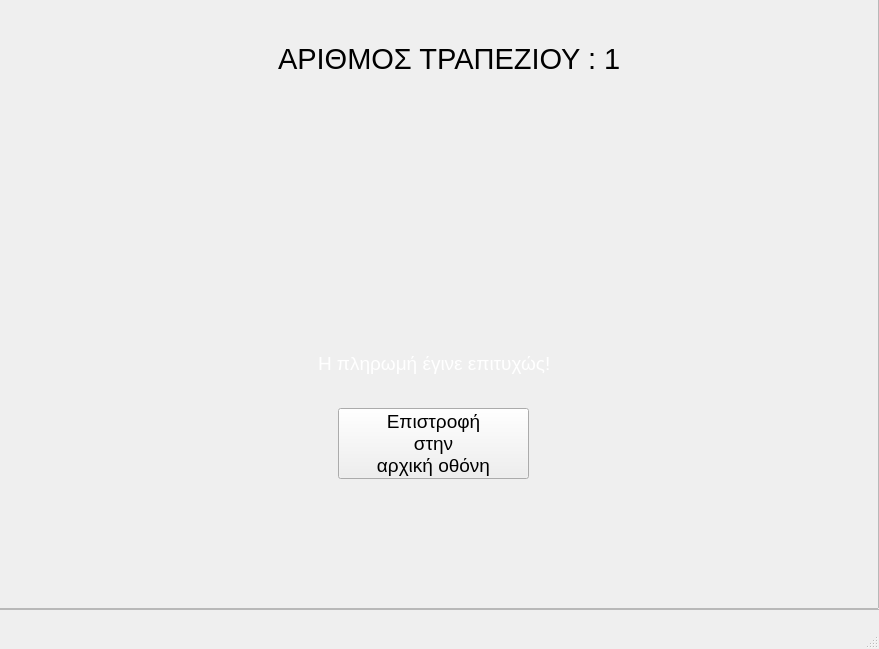
<?xml version="1.0" encoding="UTF-8"?>
<ui version="4.0">
 <class>MainWindow</class>
 <widget class="QMainWindow" name="MainWindow">
  <property name="geometry">
   <rect>
    <x>0</x>
    <y>0</y>
    <width>879</width>
    <height>649</height>
   </rect>
  </property>
  <property name="maximumSize">
   <size>
    <width>879</width>
    <height>649</height>
   </size>
  </property>
  <property name="windowTitle">
   <string>MainWindow</string>
  </property>
  <property name="styleSheet">
   <string notr="true"/>
  </property>
  <widget class="QWidget" name="centralwidget">
   <widget class="QLabel" name="label_4">
    <property name="geometry">
     <rect>
      <x>0</x>
      <y>0</y>
      <width>881</width>
      <height>631</height>
     </rect>
    </property>
    <property name="styleSheet">
     <string notr="true">background-image: url(:/newPrefix/istockphoto-874402896-612x612.jpg);</string>
    </property>
    <property name="text">
     <string/>
    </property>
    <property name="pixmap">
     <pixmap resource="../Qt designer/rr.qrc">:/newPrefix/istockphoto-874402896-612x612.jpg</pixmap>
    </property>
    <property name="scaledContents">
     <bool>true</bool>
    </property>
   </widget>
   <widget class="QFrame" name="frame">
    <property name="geometry">
     <rect>
      <x>-1</x>
      <y>-1</y>
      <width>881</width>
      <height>611</height>
     </rect>
    </property>
    <property name="frameShape">
     <enum>QFrame::StyledPanel</enum>
    </property>
    <property name="frameShadow">
     <enum>QFrame::Raised</enum>
    </property>
    <widget class="QLabel" name="label_5">
     <property name="geometry">
      <rect>
       <x>710</x>
       <y>460</y>
       <width>171</width>
       <height>151</height>
      </rect>
     </property>
     <property name="styleSheet">
      <string notr="true">background-image: url(:/newPrefix/Εικόνα1.gif);</string>
     </property>
     <property name="text">
      <string/>
     </property>
     <property name="pixmap">
      <pixmap resource="../Qt designer/rr.qrc">:/newPrefix/Εικόνα1.gif</pixmap>
     </property>
     <property name="scaledContents">
      <bool>true</bool>
     </property>
    </widget>
    <widget class="QFrame" name="frame_2">
     <property name="geometry">
      <rect>
       <x>-11</x>
       <y>-1</y>
       <width>891</width>
       <height>611</height>
      </rect>
     </property>
     <property name="frameShape">
      <enum>QFrame::StyledPanel</enum>
     </property>
     <property name="frameShadow">
      <enum>QFrame::Raised</enum>
     </property>
     <widget class="QLabel" name="label">
      <property name="geometry">
       <rect>
        <x>290</x>
        <y>40</y>
        <width>341</width>
        <height>41</height>
       </rect>
      </property>
      <property name="font">
       <font>
        <pointsize>22</pointsize>
       </font>
      </property>
      <property name="styleSheet">
       <string notr="true">color: rgb(0, 0, 0);</string>
      </property>
      <property name="text">
       <string>ΑΡΙΘΜΟΣ ΤΡΑΠΕΖΙΟΥ : 1</string>
      </property>
     </widget>
     <widget class="QLabel" name="label_2">
      <property name="geometry">
       <rect>
        <x>330</x>
        <y>350</y>
        <width>231</width>
        <height>31</height>
       </rect>
      </property>
      <property name="font">
       <font>
        <pointsize>14</pointsize>
       </font>
      </property>
      <property name="styleSheet">
       <string notr="true">color: rgb(255, 255, 255);</string>
      </property>
      <property name="text">
       <string>&lt;html&gt;&lt;head/&gt;&lt;body&gt;&lt;p&gt;Η πληρωμή έγινε επιτυχώς!&lt;/p&gt;&lt;/body&gt;&lt;/html&gt;</string>
      </property>
     </widget>
     <widget class="QPushButton" name="pushButton_2">
      <property name="geometry">
       <rect>
        <x>350</x>
        <y>410</y>
        <width>191</width>
        <height>71</height>
       </rect>
      </property>
      <property name="font">
       <font>
        <pointsize>14</pointsize>
       </font>
      </property>
      <property name="styleSheet">
       <string notr="true"/>
      </property>
      <property name="text">
       <string>Επιστροφή 
στην 
αρχική οθόνη</string>
      </property>
     </widget>
     <widget class="QLabel" name="label_3">
      <property name="geometry">
       <rect>
        <x>390</x>
        <y>180</y>
        <width>111</width>
        <height>91</height>
       </rect>
      </property>
      <property name="text">
       <string/>
      </property>
      <property name="pixmap">
       <pixmap resource="../Qt designer/rr.qrc">:/newPrefix/pngegg.png</pixmap>
      </property>
      <property name="scaledContents">
       <bool>true</bool>
      </property>
     </widget>
    </widget>
   </widget>
  </widget>
  <widget class="QMenuBar" name="menubar">
   <property name="geometry">
    <rect>
     <x>0</x>
     <y>0</y>
     <width>879</width>
     <height>21</height>
    </rect>
   </property>
  </widget>
  <widget class="QStatusBar" name="statusbar"/>
 </widget>
 <resources>
  <include location="../Qt designer/rr.qrc"/>
  <include location="../Qt designer/rr.qrc"/>
  <include location="../../Qt designer/rr.qrc"/>
 </resources>
 <connections/>
</ui>
